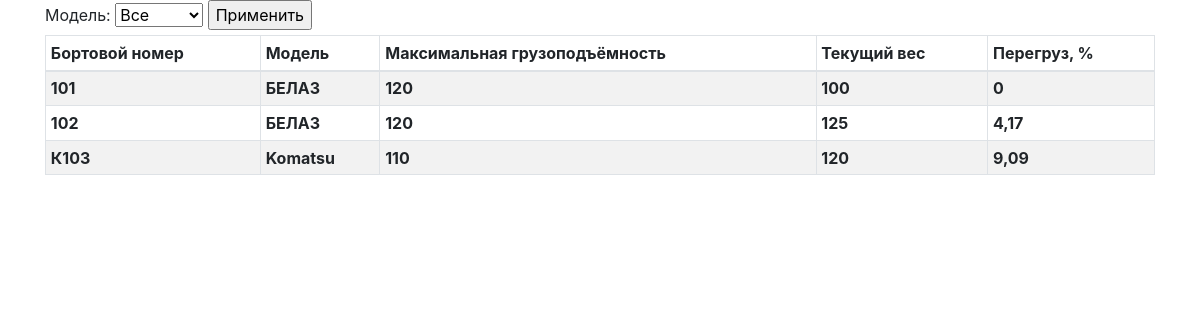
Screenshot of /trucks with the database file from the repository.
### trucks/models.py (models this page shows, shortened)
class Truck(models.Model):
    id = models.CharField(max_length=10, primary_key=True, verbose_name="Бортовой номер самосвала")
    truck_model = models.ForeignKey(TruckModel, on_delete=models.CASCADE, verbose_name="Модель самосвала")
    current_load_tons = models.IntegerField(verbose_name="Текущая загрузка самосвала в тоннах",
                                            validators=[MinValueValidator(0)])
    @property
    def overload_percents(self):
        current_utilization = self.current_load_tons / self.truck_model.capacity_tons * 100
        return round(current_utilization - 100, 2) if current_utilization > 100 else round(0, 0)
    @property
    def max_load_tons(self):
        return self.truck_model.capacity_tons
    class Meta:
        verbose_name = 'Самосвал'
        verbose_name_plural = 'Самосвалы'
        ordering = ["id"]

class TruckModel(models.Model):
    name = models.CharField(max_length=50, primary_key=True, verbose_name="Название модели самосвала")
    capacity_tons = models.IntegerField(null=False,
                                        verbose_name="Максимальная загрузка самосвала данной модели в тоннах",
                                        validators=[MinValueValidator(0)], default=0)
    def __str__(self):
        return self.name
    class Meta:
        verbose_name = 'Модель самосвалов'
        verbose_name_plural = 'Модели самосвалов'
        ordering = ["name"]

### trucks/views.py (the view)
# urls.py: path('trucks', MainView.as_view()),
class MainView(View):
    template_name = "../templates/trucks/truck_list.html"
    def get(self, request):
        featured = request.GET.get('featured')
        trucks = Truck.objects.all()
        models = TruckModel.objects.all()
        prev_value = featured or 'all'
        if featured and featured != 'all':
            truck_model = get_object_or_404(TruckModel, name=featured)
            trucks = Truck.objects.filter(truck_model=truck_model)
        context = {
            'models': models,
            'prev_value': prev_value,
            'trucks': trucks,
        }
        return render(request, self.template_name, context)

### trucks/templates/trucks/truck_list.html (shortened to what this page needs)
<!DOCTYPE html>
<html lang="ru">
<head>
    <link rel="stylesheet" href="https://stackpath.bootstrapcdn.com/bootstrap/4.1.3/css/bootstrap.min.css">
</head>
<body>
{% if models %}
<div class="container">
    <form action="" method="get">
        <label for="featured">Модель: </label>
        <select name="featured">
            <option  value="all">Все</option>
         </select>
         <input type="submit" value="Применить" />
    </form>
<table id="dtBasicExample" class="table table-striped table-bordered table-sm" border="1">
    <thead>
        <tr>
            <th scope="col">Бортовой номер</th>
            <th scope="col">Модель</th>
            <th scope="col">Максимальная грузоподъёмность</th>
            <th scope="col">Текущий вес</th>
            <th scope="col">Перегруз, %</th>
        </tr>
    </thead>
    <tbody>
        {% for truck in trucks %}
        <tr>
            <th scope="row"> {{ truck.id }}</th>
            <th scope="row"> {{ truck.truck_model}}</th>
            <th scope="row"> {{ truck.max_load_tons }}</th>
            <th scope="row"> {{ truck.current_load_tons }}</th>
            <th scope="row"> {{ truck.overload_percents }}</th>
        </tr>
        {% endfor %}
    </tbody>
</table>
</div>
{% else %}
<p>В базе нет ни одного самосвала</p>
{% endif %}
</body>
</html>

### rows the page displays
Truck: id "101", truck_model "БЕЛАЗ", max_load_tons "120", current_load_tons "100", overload_percents "0"
Truck: id "102", truck_model "БЕЛАЗ", max_load_tons "120", current_load_tons "125", overload_percents "4,17"
Truck: id "К103", truck_model "Komatsu", max_load_tons "110", current_load_tons "120", overload_percents "9,09"
